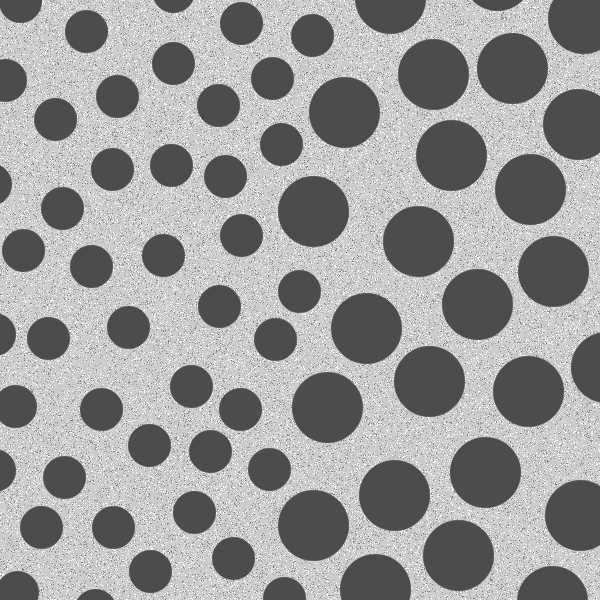
#> input picture Q3_4.tif, 600 x 600 px
$ python question3_4.py
#> lines starting #> are read from the running program, lines starting #| are printed output that depends on the picture; after the words box and inside, x2 and y2 are one past the last pixel; in counts of white or black regions, pixels touching at a corner belong together
#!/usr/bin/env python3
# -*- coding: utf-8 -*-
"""
Created on Tue Apr 16 06:28:52 2019

@author: saqlain
"""

##
import cv2
import numpy as np

img1 = cv2.imread('Q3_4.tif')
#> img1 is the input picture: shape (600, 600, 3); min 76, max 255, mean 153.6
img = cv2.medianBlur(img1,5)

cv2.destroyAllWindows()
imgray = cv2.cvtColor(img,cv2.COLOR_BGR2GRAY)
ret,thresh = cv2.threshold(imgray,127,255,0)
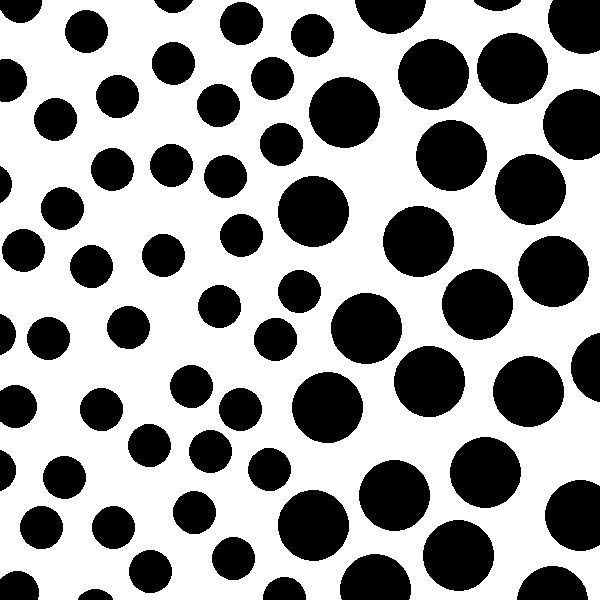
#> thresh: shape (600, 600); 61.1% white; 69 black regions
contours, hierarchy = cv2.findContours(thresh,cv2.RETR_TREE,cv2.CHAIN_APPROX_SIMPLE)
#> contours = 52 contours; largest, box (x1, y1, x2, y2) and area: (0, 0, 600, 600) 334433, (330, 292, 403, 365) 4030, (382, 205, 455, 278) 4029, (393, 345, 466, 418) 4028, (422, 519, 495, 592) 4027
for cnt in contours:
    M = cv2.moments(cnt)
    cX = int(M["m10"] / M["m00"])
    cY = int(M["m01"] / M["m00"])
    perimeter = cv2.arcLength(cnt,True)
    if perimeter>150:
#        cv2.drawContours(img, contours, -1, (255,255,255), 3)
        cv2.circle(img,(cX,cY), 37, (2,100,255), 4)
    if perimeter<150:
#        cv2.drawContours(img, contours, -1, (15,15,15), 3)
        cv2.circle(img,(cX,cY), 20, (255,0,255), 2)
#> this loop made 52 passes
#> (cX, cY, perimeter) on passes 1 to 12: (292, 298, 3041.2), (149, 571, 145.5), (233, 558, 145), (458, 554, 236.5), (113, 527, 143.8), (41, 527, 145.5), (193, 512, 144.4), (312, 524, 236.5), (394, 495, 236.5), (64, 476, 145.5), (269, 469, 145.5), (484, 472, 236.5)
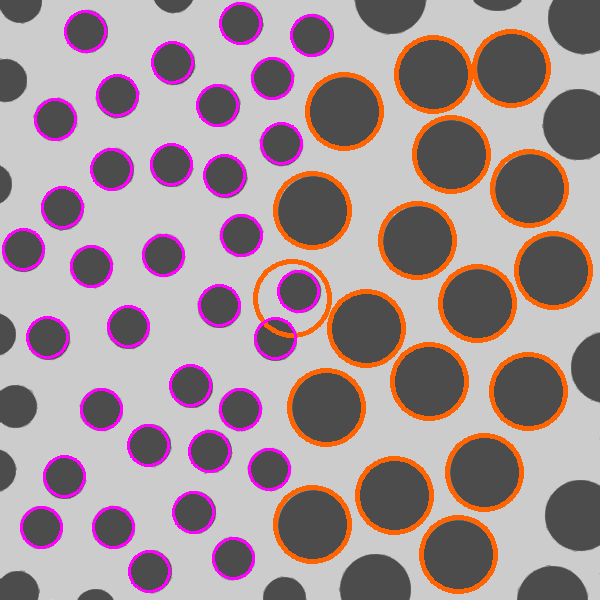
#> img: shape (600, 600, 3); mean B, G, R 149.6, 146.1, 164.2

# [21 lines of commented-out code are left out]
cv2.imshow("Original image blurred and Blobs separated ",np.hstack([img1,img]))
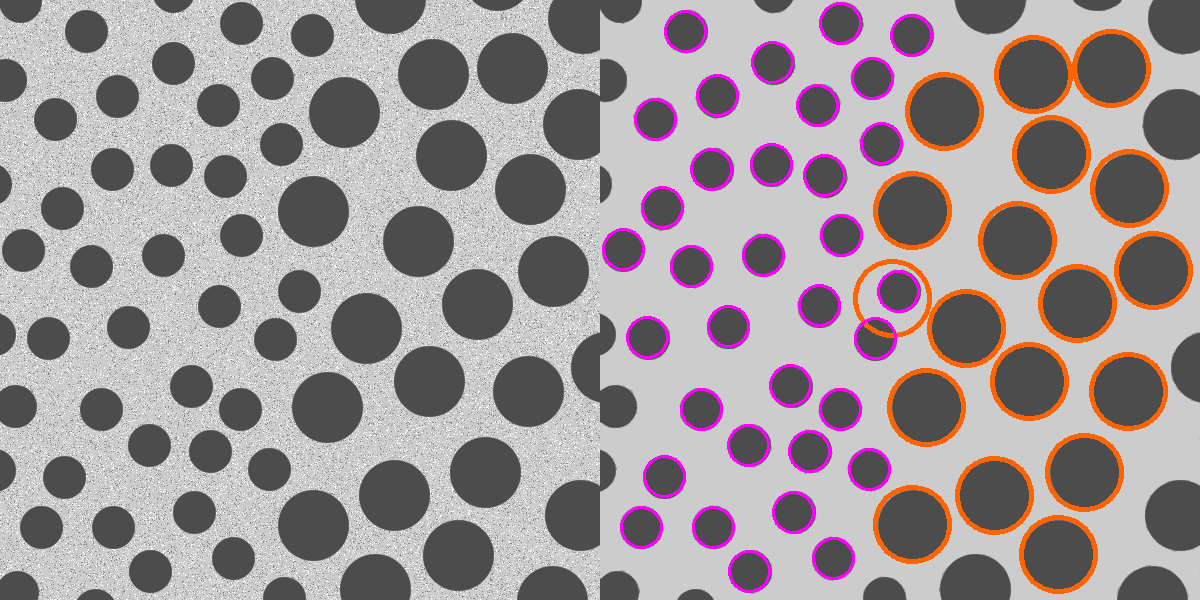
#> window 'Original image blurred and Blo': shape (600, 1200, 3); mean B, G, R 151.6, 149.8, 158.9
cv2.waitKey()
cv2.destroyAllWindows()
